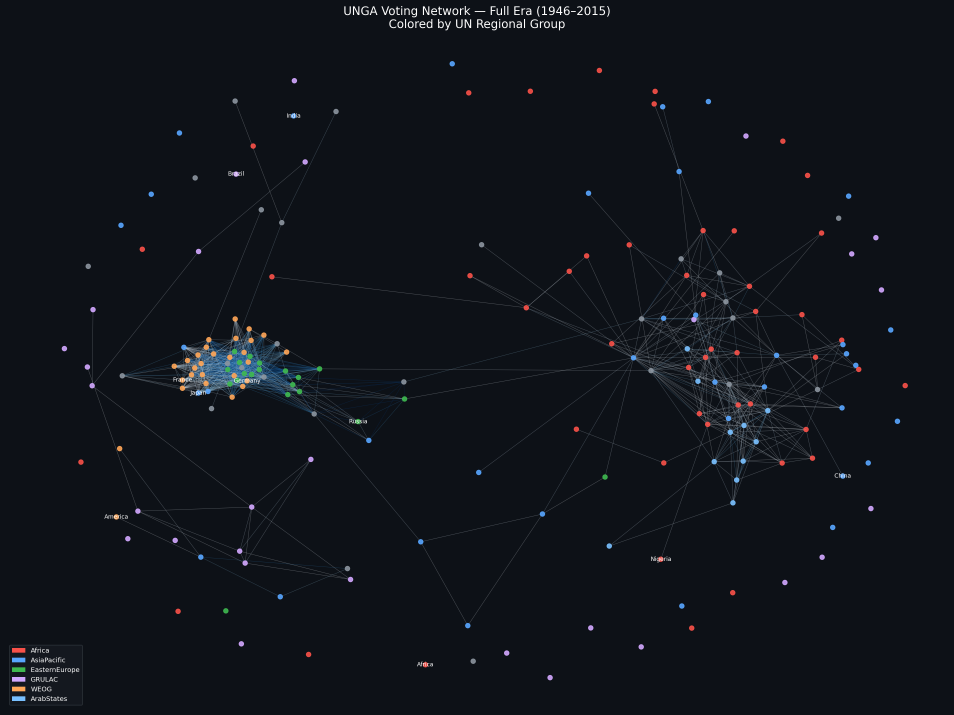
#> input picture results/plots/p2_full_network.png, 2862 x 2143 px (shown at 1/3 size); its folder holds 6 pictures in this run
$ jupyter execute --allow-errors 06_dynamics.ipynb
#> lines starting #> are read from the running program, lines starting #| are printed output that depends on the picture
### Cascade Counterfactual
We compare vote-shift rates in **1-hop neighbours** vs **non-neighbours** (countries
not connected to India in the network). If neighbours shift no more than non-neighbours,
the 'cascade' is just stable ideological alignment, not real contagion.

# Phase 6 — Dynamics & Synthesis
**Steps 6.1 – 6.6** | Homophily regression, pivot events, cascade modeling, India verdict.

**Deliverables:** D4 (β coefficients) · D5 (contagion curves) · India verdict table

[cell 1]
import os, pickle, warnings
import numpy as np
import pandas as pd
import networkx as nx
import matplotlib.pyplot as plt
import statsmodels.api as sm
from scipy import stats as scipy_stats
from sklearn.linear_model import LogisticRegression
warnings.filterwarnings('ignore')

matplotlib_style = {'figure.facecolor': '#0d1117', 'axes.facecolor': '#161b22',
                    'axes.edgecolor': '#30363d', 'text.color': 'white',
                    'axes.labelcolor': 'white', 'xtick.color': 'white',
                    'ytick.color': 'white', 'figure.dpi': 150,
                    'grid.color': '#30363d', 'grid.alpha': 0.5}
plt.rcParams.update(matplotlib_style)

ROOT   = os.path.abspath(os.path.join(os.getcwd(), '..'))
PROC   = os.path.join(ROOT, 'data', 'processed')
EXT    = os.path.join(ROOT, 'data', 'external')
NETS   = os.path.join(ROOT, 'results', 'networks')
PLOTS  = os.path.join(ROOT, 'results', 'plots')
TABLES = os.path.join(ROOT, 'results', 'tables')

def load_graph(name):
    with open(os.path.join(NETS, f'{name}.pkl'), 'rb') as f:
        return pickle.load(f)

#> (the rest of this cell did not finish here and is left out)

## Step 6.1 – Build Country-Pair Attribute Table (D4)

#> (a cell that did not finish here is left out)

## Step 6.2 – OLS Regression (D4: Homophily)

[cell 3]
# ── MRQAP: Proper inference for dyadic regression ───────────
# Standard OLS on dyadic data has correlated residuals (pairs sharing a
# country are not independent). MRQAP permutes node labels to generate
# a valid null distribution for regression coefficients.

# [19 lines left out: function mrqap_permutation, not called in this run]

print('MRQAP function defined. Will use 500 permutations per era.')

[cell 4]
# [18 lines left out: function run_ols, not called in this run]

#> (the rest of this cell did not finish here and is left out)

#> (a cell that did not finish here is left out)

## Step 6.3 – Identify Pivot Events (D5)

[cell 6]
# [24 lines left out: function find_pivot_events, not called in this run]

[cell 7]
# Load full votes for pivot / cascade
try:
    df_full = pd.read_csv(os.path.join(PROC, 'votes_full.csv'))
except FileNotFoundError:
    print('Could not find votes_full.csv. Cascade simulation will skip.')
    df_full = pd.DataFrame()

if not df_full.empty:
    print('Finding pivot events for India...')
    india_pivots = find_pivot_events(df_full, 'India', top_n=5)
    if not india_pivots.empty:
        india_pivots.to_csv(os.path.join(TABLES, 'p6_pivot_events_D5.csv'), index=False)
        print(india_pivots.to_string(index=False))

## Step 6.4 – Measure Cascade Radius (D5)

[cell 8]
# [48 lines left out: function compute_cascade_radius, not called in this run]


# Run for India's top pivot event (if found)
india_pivots_df = pd.read_csv(os.path.join(TABLES, 'p6_pivot_events_D5.csv')) if os.path.exists(
    os.path.join(TABLES, 'p6_pivot_events_D5.csv')) else pd.DataFrame()

cascade_results = []
if not india_pivots_df.empty:
    for _, row in india_pivots_df.iterrows():
        country = row['country']
        session = int(row['session'])
        print(f'\nCascade analysis: {country}, session {session} (year ~{row.get("year","?")})')
        # Use a small subgraph for speed
        gcc = max(nx.connected_components(G_full), key=len)
        G_sub = G_full.subgraph(list(gcc)).copy()
        cascade_df = compute_cascade_radius(df_full, G_sub, country, session, n_hops=3)
        if cascade_df is not None and not cascade_df.empty:
            cascade_df['country'] = country
            cascade_df['session'] = session
            cascade_results.append(cascade_df)
            print(cascade_df.to_string(index=False))
        if len(cascade_results) >= 3:
            break

if cascade_results:
    cascade_all_df = pd.concat(cascade_results, ignore_index=True)
    cascade_all_df.to_csv(os.path.join(TABLES, 'p6_cascade_D5.csv'), index=False)

    # Plot contagion decay curve
    fig, ax = plt.subplots(figsize=(9, 5))
    fig.suptitle('Vote Contagion Decay Curve (D5)', color='white', fontsize=13)

    for (country, sess), grp in cascade_all_df.groupby(['country','session']):
        label = f'{country}, sess {sess}'
        ax.plot(grp['hop'], grp['frac_updated'], 'o-', ms=7, lw=2, label=label)

    ax.set_xlabel('Network distance from pivot country (hops)')
    ax.set_ylabel('Fraction of countries updating vote')
    ax.set_xticks([1, 2, 3])
    ax.legend(fontsize=8); ax.grid(True, alpha=0.3)
    plt.tight_layout()
    plt.savefig(os.path.join(PLOTS, 'p6_cascade_D5.png'), bbox_inches='tight', facecolor='#0d1117')
    plt.show()

## Step 6.5 – India Network Profile (Synthesis)

[cell 9]
# Gather all India metrics
india_profile = {}

# Centrality ranks
#> (the rest of this cell did not finish here and is left out)

[cell 10]
# India betweenness rank across eras
era_ranks = []
#> (the rest of this cell did not finish here and is left out)

## Step 6.6 – Final Summary & Visualisation Compilation

[cell 11]
import glob
all_plots = sorted(glob.glob(os.path.join(PLOTS, '*.png')))
all_tables = sorted(glob.glob(os.path.join(TABLES, '*.csv')))

print('=== ALL PLOTS GENERATED ===')
for p in all_plots:
    print(' ', os.path.basename(p))

print('\n=== ALL TABLES GENERATED ===')
for t in all_tables:
    print(' ', os.path.basename(t))

[cell 12]
# Compile a master summary figure (4 key plots in one)
from PIL import Image
import matplotlib.image as mpimg

key_figs = [
    ('p2_full_network.png', 'Network Structure'),
    ('p3_degree_distribution.png', 'Degree Distribution'),
    ('p4_communities_full.png', 'Community Detection'),
    ('p5_fragility_index.png', 'Fragility Index (D3)')
]

available_figs = [(fn, lbl) for fn, lbl in key_figs
                  if os.path.exists(os.path.join(PLOTS, fn))]

if available_figs:
    fig, axes = plt.subplots(2, 2, figsize=(16, 12))
    fig.suptitle('UNGA Voting Network — Key Results Summary', color='white', fontsize=15)
    axes = axes.flatten()
    for i, (fn, lbl) in enumerate(available_figs[:4]):
        img = mpimg.imread(os.path.join(PLOTS, fn))
#> img is the input picture: shape (2143, 2862, 4) float32; mean R, G, B, A 0.065, 0.0754, 0.0991, 1
        axes[i].imshow(img)
        axes[i].set_title(lbl, color='white', fontsize=10)
        axes[i].axis('off')
    for j in range(len(available_figs), 4):
        axes[j].axis('off')
#> this loop made 0 passes
    plt.tight_layout()
    summary_fig_path = os.path.join(PLOTS, 'p6_master_summary.png')
    plt.savefig(summary_fig_path, bbox_inches='tight', facecolor='#0d1117', dpi=150)
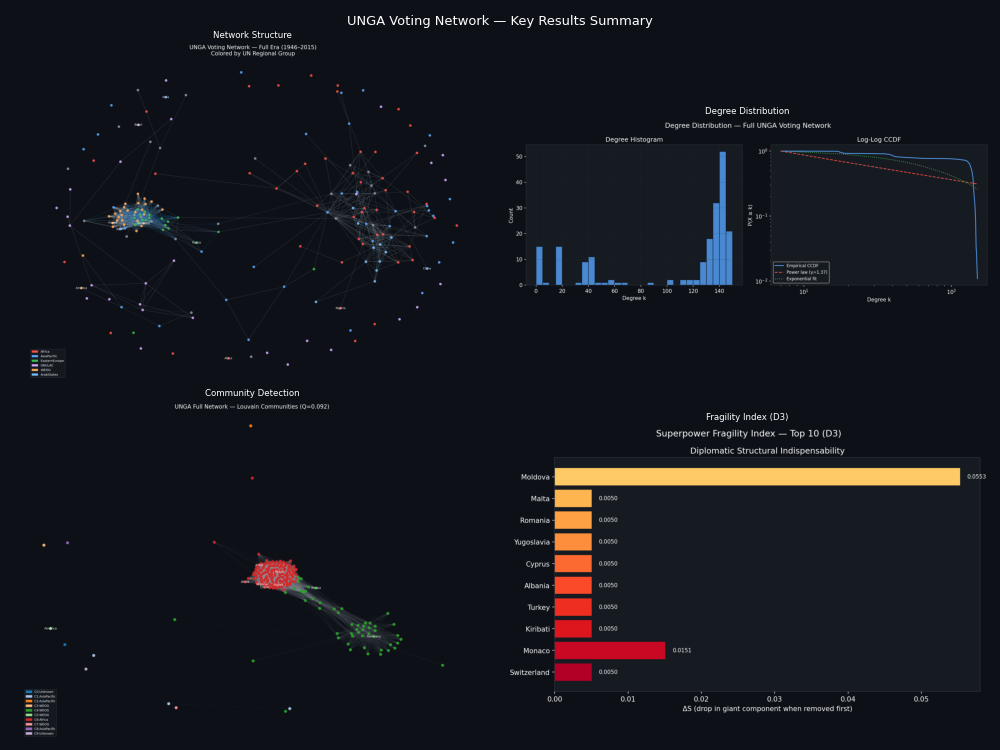
#> figure drawn by matplotlib, 4 panels
    plt.show()
    print('Master summary figure saved:', summary_fig_path)
else:
    print('Run earlier notebooks first to generate plots')
